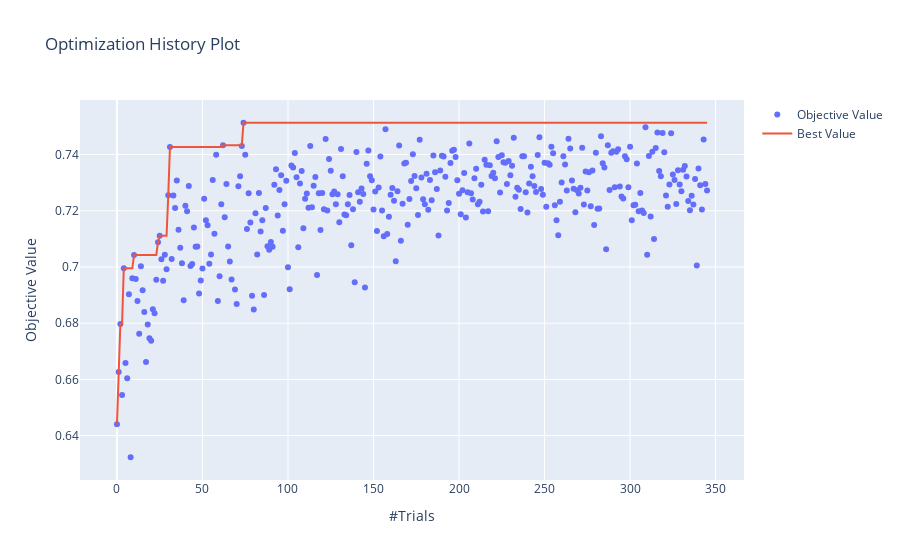

The notebook cell this image was saved under:
### Code cell
optuna.visualization.plot_optimization_history(study)

### Figure 1 — Plotly figure (JSON) as saved in the notebook; plotly's stock layout.template omitted (floating-point values rounded to 4 significant figures; data arrays with more than 128 entries replaced by an {"elided": "..."} marker saying what was removed)
{"data": [{"mode": "markers", "name": "Objective Value", "type": "scatter", "x": {"elided": "345 int values"}, "y": {"elided": "345 float values"}}, {"name": "Best Value", "type": "scatter", "x": {"elided": "345 int values"}, "y": {"elided": "345 float values"}}], "layout": {"title": {"text": "Optimization History Plot"}, "xaxis": {"title": {"text": "#Trials"}}, "yaxis": {"title": {"text": "Objective Value"}}}}
